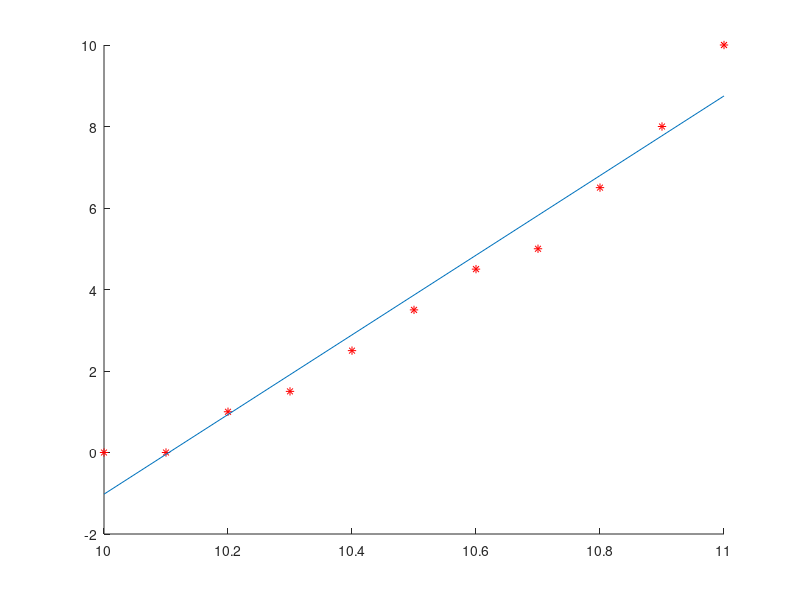

Reproduce this figure in MATLAB.
% Given matrix A and vector b
A = [10.0, 1; 10.1, 1; 10.2, 1; 10.3, 1; 10.4, 1; 10.5, 1; 10.6, 1; 10.7, 1; 10.8, 1; 10.9, 1; 11.0, 1];
b = [0.0; 0.0; 1.0; 1.5; 2.5; 3.5; 4.5; 5.0; 6.5; 8.0; 10.0];

% Creating a temporary array to store the first column of A
for i = 1:11
    temp(i, 1) = A(i, 1);
end

% Performing Singular Value Decomposition (SVD) on matrix A
[U, S, V] = svd(A, 0);

% Solving the linear system using SVD
X = V * ((U' * b) ./ diag(S));

% Displaying the solution matrix X
disp('Matrix X is -');
disp(X);

% Calculating y values for plotting
for i = 1:11
    y(i, 1) = X(1, 1) * A(i, 1) + X(2, 1);
end

% Plotting the original points and the fitted line
for i = 1:11
    hold on;
    plot(A(i, 1), b(i, 1), 'r*');
end

plot(temp, y);
hold off;
